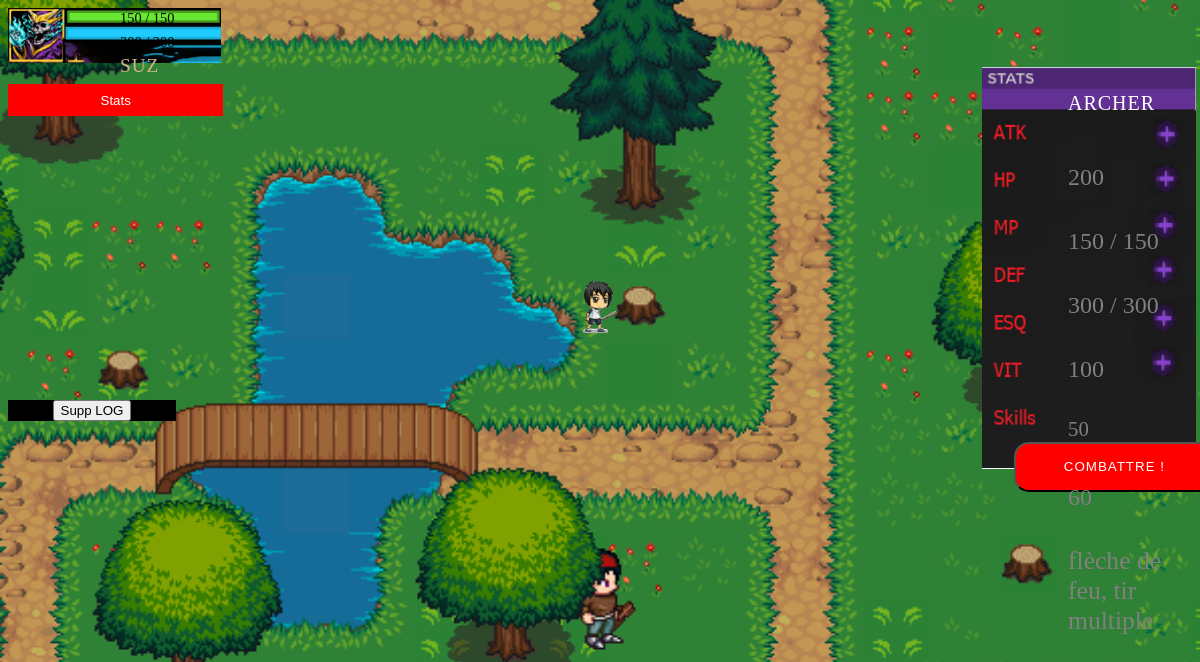
/menu.php?IDtable=1, run on an earlier commit of the app's database.
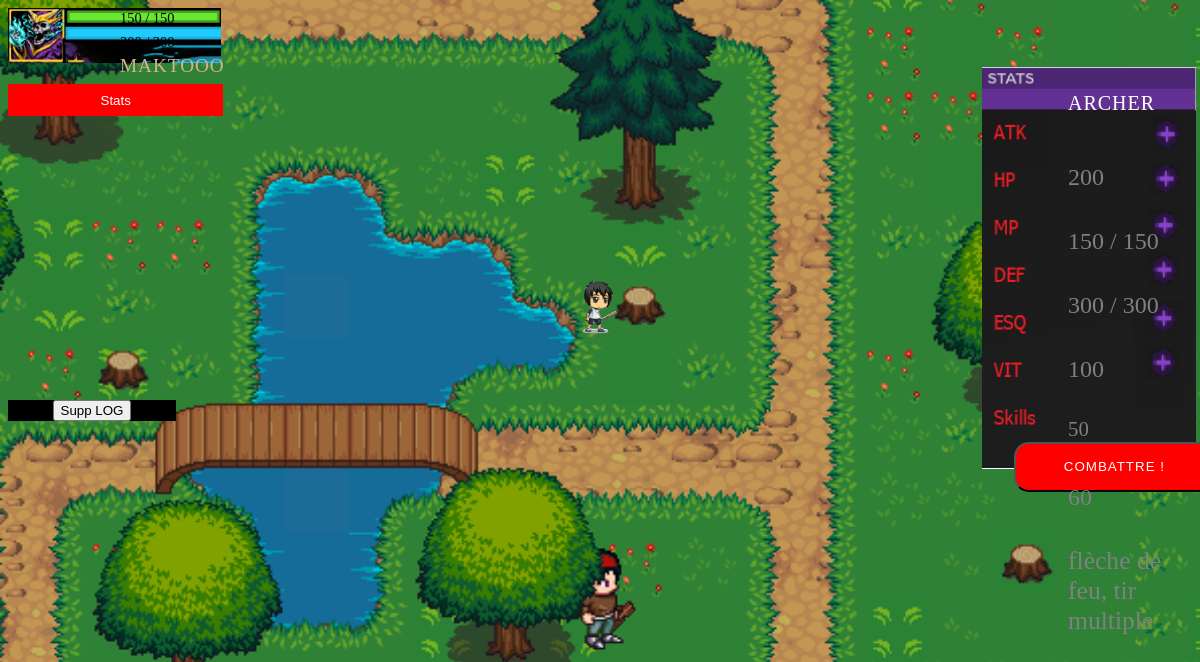
And on a later commit of the database.
### tables this page shows
CREATE TABLE `classe` (
  `id` int(11) NOT NULL COMMENT '1',
  `nom_classe` varchar(10) NOT NULL,
  `hp` int(11) NOT NULL,
  `max_hp` int(11) NOT NULL,
  `atk` int(11) NOT NULL,
  `mp` int(50) NOT NULL,
  `max_mp` int(11) NOT NULL,
  `def` int(11) NOT NULL,
  `skill_1` varchar(200) NOT NULL,
  `esquive` int(11) NOT NULL,
  `vitesse` int(11) NOT NULL,
  `skill_2` varchar(200) NOT NULL
);

CREATE TABLE `perso` (
  `id` int(11) NOT NULL,
  `pseudo` varchar(25) NOT NULL
);

### menu.php (the view, shortened to what this page needs)
<!DOCTYPE html>
<html lang="fr">
<head>
    <link rel="stylesheet" href="css/style.css">
</head>
<body>
<?php
include ("data/connect_data.php");
$req = $db->prepare('SELECT * FROM classe WHERE id=:num');
$req->bindValue(':num',$_GET['IDtable'],PDO::PARAM_INT);
$executeIsOk = $req->execute();
$liste = $req->fetch();
$req2 = $db->prepare('SELECT * FROM perso');
$req2->bindValue(':num',$_GET['IDtable'],PDO::PARAM_INT);
$executeIsOk2 = $req2->execute();
$liste2 = $req2->fetch();
?>
<div>
   <div>
   <img src="img/barre_vie_mana.png" style="width: 18%;"/>
   </div>
   <div style="position:absolute;top:-0.6%;left:10%;z-index:2;font-size:90%">
    <p><?= $liste['hp'] ?> / <?= $liste['max_hp'] ?></p>
    </div>
    <div style="position:absolute;top:2.5%;left:10%;z-index:2;font-size:90%">
    <p><?= $liste['mp'] ?> / <?= $liste['max_mp'] ?></p>
    </div>
    <div style="position:absolute;top:4.5%;left:10%;z-index:2;font-size:120%;color: tan;text-transform: uppercase;letter-spacing: 1px;">
    <p><?= $liste2['pseudo'] ?></p>
    </div>
</div>
<div>
    <div>
    <img src="img/newstats.PNG" style="width: 18%;margin-top:0 auto;margin-left: 82.3%;"/>
    </div>
    <div style="position:absolute;top:9%;left:89%;z-index:2;font-size:125%;color: white;text-transform: uppercase;letter-spacing: 1px;">
    <p><?= $liste['nom_classe'] ?></p>
    </div>
    <div style="position:absolute;top:17.5%;left:89%;z-index:2;font-size:150%;color: grey;">
    <p><?= $liste['atk'] ?></p>
    </div>
    <div style="position:absolute;top:25.5%;left:89%;z-index:2;font-size:150%;color: grey;">
    <p><?= $liste['hp'] ?> / <?= $liste['max_hp']?></p>
    </div>
    <div style="position:absolute;top:33.5%;left:89%;z-index:2;font-size:150%;color: grey;">
    <p><?= $liste['mp'] ?> / <?= $liste['max_mp']?></p>
    </div>
    <div style="position:absolute;top:41.5%;left:89%;z-index:2;font-size:150%;color: grey;">
    <p><?= $liste['def'] ?></p>
    </div>
    <div style="position:absolute;top:49.5%;left:89%;z-index:2;font-size:130%;color: grey;">
    <p><?= $liste['esquive'] ?></p>
    </div>
    <div style="position:absolute;top:57.5%;left:89%;z-index:2;font-size:150%;color: grey;">
    <p><?= $liste['vitesse'] ?></p>
    </div>
    <div style="position:absolute;top:65%;left:89%;z-index:2;font-size:160%;color: grey;">
    <p><?= $liste['skill_1'] ?>, <?= $liste['skill_2'] ?></p>
    </div>
</div>
<div class="box2"></div>
            <div class="">
                <form method="POST" action="" enctype='multipart/form-data'>
                    <button  name="upload" type="submit" class="btn-btn-outline-dark" id="OK">Combattre !</button>
                </form>
            </div>
    <div class="button_container">
                <button id="button_modal" onclick="openModal()" style="position: absolute;top: 10.5%;width: 17.95%;background-color: red;border: 0;color: white;height: 4%;"> Stats</button>
    </div>
<div style="position: absolute;top: 50%;background-color: black;color: white;width: 14%;text-align: center;">
            <form method="POST" action="" enctype='multipart/form-data'>
                <button type="submit" id="close" name="upload2" >Supp LOG</button>
            </form>
</div>
</body>
</html>

### css/style.css (style rules this page uses)
body { background-image: url(../img/image_de_fond.png); background-repeat: no-repeat; background-size: cover; }
.box2 { float: center; background-image: url(../img/garcon2.png); margin: -200px auto 0; width: 80px; height: 70px; font-size: 240px; text-align: center; position: relative; }
.btn-btn-outline-dark { width: 200px; height: 50px; border-radius: 15px; background-color: red; color: white; margin-left: 85%; text-transform: uppercase; letter-spacing: 1px; margin-top: 8.3%; }

What changed in the data, as far as the page shows it:
changed perso: pseudo "SUZ" → "MAKTOOO"
